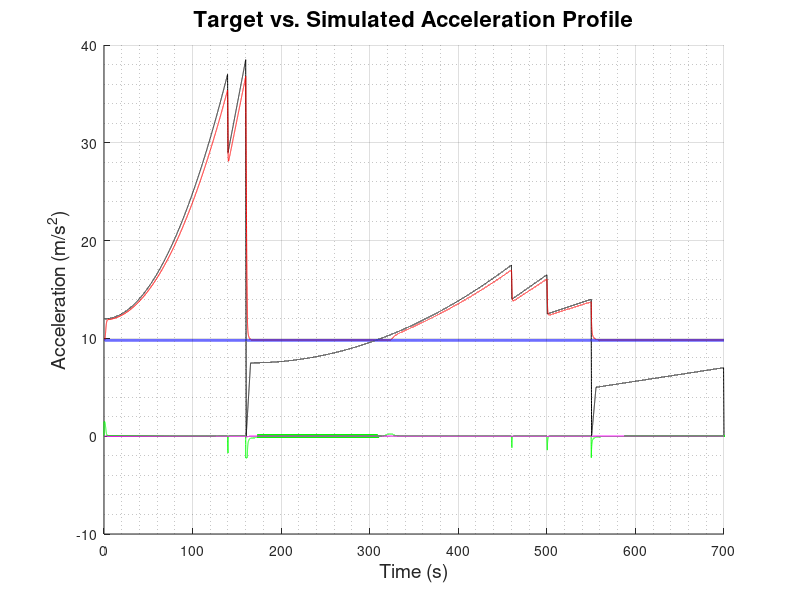

MATLAB code to generate this figure: (Note: this script raises an error after producing the figure.)
%% Define Constants
k = 0.063; % Motor constant [Vs/rad]
V = 12;    % Applied voltage [V]
R = 0.3;   % Rotor Resistance [ohm]
Tf = 0.2;  % Viscous torque acting against direction of motion [Nm]
I = 61.6;    % Boom inertia [kg*m^2]
m = 12;    % CubeLab mass [kg]
a = 1.5;   % Boom length [m]
b = 0.0635;  % Bucket length [m]
b0 = 0.16; % Radial length of CubeLab [m]
kp = 40;   % Proportional constant
ki = 0.5;    % Integral constant
kd = -0.1;   % Derivative constant
Tp = 120;    % Peak torque [Nm]
Tb = -128;   % Max braking torque [Nm]
Wp = 11;  % Free speed [rad/s]
% Motor follows torque-speed curve where T <= (1-(w/wp))*Tp

%% Define Time Curve
time = 0:0.01:700;

%% Define Target Acceleration Curve
% acc_tgt(1:16001) = (time(1:16001).^2).*(40/25600) + 1; %Estimate of required profile, or a bunch of reasonable profiles
% acc_tgt(16002:20001) = time(16002:20001) * (5/40) -20;
% w_tgt = sqrt(acc_tgt./r); % Convert to target angular velocity

% Piecewise definition
acc_tgt(1) = 12;
acc_tgt(2:13951) = (time(2:13951).^2).*((37-12)/19460) + 12;
acc_tgt(13952:14001) = (time(13952:14001)-139.5).* (-8/0.5) + 37;
acc_tgt(14002:16001) = (time(14002:16001)-140).* (9.5/20) + 29;
acc_tgt(16002:16051) = (time(16002:16051)-160) .*(-38.5/0.5) + 38.5;
acc_tgt(16052:16551) = (time(16052:16551)-160.5) .* (7.5/5);
acc_tgt(16552:46001) = ((time(16552:46001)-165.5).^2) .* (10/86730) +7.5;
acc_tgt(46002:46051) = (time(46002:46051)-460) .*(-3.5/0.5) + 17.5;
acc_tgt(46052:50001) = (time(46052:50001) - 460.5) .* (2.5/39.5) + 14;
acc_tgt(50002:50051) = (time(50002:50051) - 500) .* (-4/0.5) + 16.5;
acc_tgt(50052:55001) = (time(50052:55001) - 500.5) .* (1.5/49.5) + 12.5;
acc_tgt(55002:55051) = (time(55002:55051) - 550) .* (-14/0.5) + 14;
acc_tgt(55052:55551) = (time(55052:55551) - 550.5) .* (5/5) + 0;
acc_tgt(55552:69951) = (time(55552:69951) - 555.5) .* (2/144) + 5;
acc_tgt(69952:70001) = (time(69952:70001) - 699.5) .* (-7/0.5) + 7;

w_tgt = sqrt(acc_tgt./a);  % Convert to target velocity profile


%% Generate Material for Video
fig = figure('position', [100 100 850 600]);

%% Set Initial Conditions
err0 = zeros(3, 70001);   % Error vector for 0 DOF. First row is P, second row I, third row D
err1 = zeros(3, 70001);   % Error vector for 1 DOF. Same rows
T0 = zeros(1, 70001);     % Vector containing torque values for 0 DOF system as function of time
T1 = zeros(1, 70001);     % Torque values for 1 DOF system
phi0 = zeros(2, 70001);   % Vector containing angular velocity for 0 DOF system. First row is angular acceleration, second row angular velocity
phi1 = zeros(3, 70001);   % Angular velocity for 1 DOF system. First row is angular acceleration, second row angular velocity
theta1 = zeros(3, 70001); % Information about bucket angle. First row is acceleration, second row angular velocity, third row position. Ranges from 0 to pi/2
A0 = zeros(3, 70001);     % Component accelerations for 0 DOF system. Positive x towards center of rotation, positive y in direction of rotation, positive z facing up
A1 = zeros(6, 70001);     % Component accelerations for 1 DOF system. Positive x towards bucket joint along theta, positive y in direction of rotation, positive z = y cross x.
                          % Rows 4 and 5 are pre-transformed coordinates
                          % positive x along negative a and positive z up
                          % Row six is at b+b0
A2 = zeros(6, 70001);     % Component accelerations for 1 DOF system. Positive x towards bucket joint along theta, positive y in direction of rotation, positive z = y cross x.
                          % Rows 4 and 5 are pre-transformed coordinates
                          % positive x along negative a and positive z up
                          % Row six is at b+b0
A3 = zeros(6, 46001);     % Component accelerations for 1 DOF system. Positive x towards bucket joint along theta, positive y in direction of rotation, positive z = y cross x.
                          % Rows 4 and 5 are pre-transformed coordinates
                          % positive x along negative a and positive z up
                          % Row six is at b+b0                          

%% Define Velocity Curve
for i = 1:length(time)
%     % Start with 0 DOF system
%     
%     % Calculate angular acceleration using torque from previous timestep
%     if i > 1
%         phi0(1, i) = T0(1, i-1)/(I+m*a^2);
%     else
%         phi0(1, i) = 0;
%     end
%     
%     % Calculate angular velocity using current angular acceleration and
%     % previous angular velocity. Euler's Method
%     if i > 1
%         phi0(2, i) = phi0(1, i)*0.01 + phi0(2, i-1);
%     else
%         phi0(2, i) = 0;
%     end
%     
%     % Calculate component accelerations. Derivation is available on the
%     % team website
%     A0(1, i) = a * phi0(2, i)^2;
%     A0(2, i) = a * phi0(1, i);
%     A0(3, i) = -9.81;
%     
%     % Error calculations
%     % Current error taken by difference of current target and current axial
%     % (x) acceleration
%     err0(1, i) = acc_tgt(i) - A0(1, i);
%     
%     % Integral error is current error plus previous integral error
%     if i > 1
%         err0(2, i) = err0(1, i)*0.01 + err0(2, i-1);
%     else 
%         err0(2, i) = err0(1, i)*0.01;
%     end
%     
%     % Derivative error is current - previous error divided by timestep
%     if i > 1
%         err0(3, i) = (err0(1, i) - err0(1, i-1))/0.01;
%     else
%         % Derivative is current error divided by timestep (previous is 0)
%         err0(3, i) = err0(1, i)/0.01;
%     end
%     
%     % Calcultate closed-loop torque based on acceleration error
%     T0(1, i) = kp*err0(1, i) + ki*err0(2, i) + kd*err0(3, i);
%     
%     % Check for saturation of the motor torque
%     if T0(1, i) > Tp*(1-(phi0(2, i)/Wp))
%         T0(1, i) = Tp * (1-(phi0(2, i)/Wp));
%     elseif T0(1, i) < Tb
%         T0(1, i) = Tb;
%     end
%     
%     % Apply viscous torque
%     T0(1, i) = T0(1,i) + (-1 * Tf * sign(phi0(2, i)));
    
    
    % 1 DOF System
    
    % Start with angular acceleration using previous torque and inertia
    if i > 1
        phi1(1, i) = T1(1, i-1)/(I + m*(a + b*sin(theta1(3, i-1)))^2);
    else
        phi1(1, i) = 0;
    end
    
    % Calculate angular velocity using current acceleration and previous
    % velocity
    if i > 1
        phi1(2, i) = phi1(2, i-1) + phi1(1, i)*0.01;
    else
        phi1(2, i) = 0;
    end
    
    if i > 1
        phi1(3, i) = phi1(3, i-1) + phi1(2, i)*0.01;
    else
        phi1(3, i) = 0;
    end
    
    
    % Determine theta based on component accelerations on the mass
    if i > 1
    theta1(3, i) = atan((-1*A1(4, i-1))/(1*A1(5, i-1)));
    else
        theta1(3, i) = 0;
    end
    
    if theta1(3, i) < 0
        theta1(3, i) = 0;
    end
    
    % Take derivative to find theta dot
    theta1(2, i) = 0;
%     if i > 1
%         theta1(2, i) = (theta1(3, i) - theta1(3, i-1))/0.01;
%     else
%         theta1(2, i) = theta1(3, i)/0.01;
%     end
    
    % Theta double dot = 0 by quasi-static assumption
    theta1(1, i) = 0;
    
    % Find component accelerations using current angular information.
    % Derivations can be found on the team website
    % Start with row 4 (non-transformed x)
    A1(4, i) = (-b*theta1(1, i)*cos(theta1(3, i))) + (b*theta1(2, i)^2*sin(theta1(3, i))) + (phi1(2, i)^2*(a + b*sin(theta1(3, i))));
    % Row 5 (non-transformed z)
    A1(5, i) = (b*theta1(2, i)^2*cos(theta1(3, i))) + (b*theta1(1, i)*sin(theta1(3, i))) - 9.81;
    % Row 2 (y)
    A1(2, i) = (2*b*theta1(2, i)*phi1(2, i)*cos(theta1(3, i))) + (phi1(1, i)*(a + (b * sin(theta1(3, i)))));
    % Row 1 (transformed x)
    A1(1, i) = (A1(4, i) * sin(theta1(3, i))) - (A1(5, i) * cos(theta1(3, i)));
    % Row 3 (transformed z)
    A1(3, i) = +(A1(5, i) * sin(theta1(3, i))) + (A1(4, i) * cos(theta1(3, i)));
    % Row 6
    A1(6, i) = (((-(b+b0)*theta1(1, i)*cos(theta1(3, i))) + ((b+b0)*theta1(2, i)^2*sin(theta1(3, i))) + (phi1(2, i)^2*(a + (b+b0)*sin(theta1(3, i))))) * sin(theta1(3, i))) - ((((b+b0)*theta1(2, i)^2*cos(theta1(3, i))) + ((b+b0)*theta1(1, i)*sin(theta1(3, i))) - 9.81) * cos(theta1(3, i)));

    % Calculate error from average acceleration
    avg = (A1(6, i) + A1(1, i))/2;
    
    % Current error
    err1(1, i) = acc_tgt(i) - avg; %A1(1, i);
    
    if acc_tgt(i) < 9.81
        err1(1, i) = 9.81 - avg; %A1(1, i);
    end
    
    % Integral error
    if i > 1
        err1(2, i) = err1(1, i)*0.01 + err1(2, i-1);
    else
        err1(2, i) = err1(1, i)*0.01;
    end
    
    % Derivative error
    if i > 1
        err1(3, i) = (err1(1, i) - err1(1, i-1))/0.01;
    else
        err1(3, i) = err1(1, i)/0.01;
    end
    
    % Calcultate closed-loop torque based on acceleration error
    T1(1, i) = kp*err1(1, i) + ki*err1(2, i) + kd*err1(3, i);
    
    % Check for saturation of the motor torque
    if T1(1, i) > Tp*(1-(phi1(2, i)/Wp))
        T1(1, i) = Tp * (1-(phi1(2, i)/Wp));
    elseif T1(1, i) < Tb
        T1(1, i) = Tb;
    end
    
    % Check direction of torque
    if err1(1, i) < 0 % Too much acceleration
        if sign(T1(1, i)) == sign(phi1(2, i)) % torque and speed are in the same direction
            T1(1,i) = -1*T1(1, i); % Reverse direction of torque
        end
    end
    
    if phi1(2, i) < 0 % Spinning backwards
        if sign(T1(1, i)) == -1
            T1(1, i) = -1*T1(1, i);
        end
    end
    
    % Apply reaction torque
    T1(1, i) = T1(1,i) + (-1 * Tf * sign(phi1(2, i)));
    
    
    %% Video section
%     if mod(i, 100) == 0
%         clf(fig);
%         subplot(2, 2, 1);
%         plot(time, acc_tgt, 'k');
%         hold on;
%         plot(time(1:i), A1(1,1:i), 'r', time(1:i), A1(2,1:i), 'g', time(1:i), A1(3, 1:i), 'm');
%         xlabel('Time (s)');ylabel('Acceleration (m/s^2)');                                              %
%         legend('Target','A_x', 'A_y', 'A_z', 'Location','northeast');                                   %
%         title('Target vs. Simulated Acceleration Profile');                                     %
%         subplot(2, 2, 2);                                                                               %Uhhh... stuff
%         plot(time, w_tgt, 'k');                                                                         %
%         hold on;                                                                                        %
%         plot(time(1:i), phi1(2, 1:i), 'r');
%         xlabel('Time (s)');ylabel('Angular Velocity (rad/s)');
%         legend('Target', 'Simulated', 'Location', 'southeast');
%         title('Target vs. Simulated Velocity Profile');
%         subplot(2,2,[3,4]);
%         axis equal;
%         plot([0,1.5,1.5,0,0], [-0.05,-0.05,0.05,0.05,-0.05], 'k')
%         hold on;
%         plot([1.5, 1.5+0.15*sin(theta1(3, i))], [0, -0.15*cos(theta1(3, i))], 'k'); %Sling
%         s1 = sin(theta1(3, i));
%         c1 = cos(theta1(3, i));
%         plot([1.5+(0.15-.08128)*s1-0.103*c1, 1.5+(0.15+.08128)*s1-0.103*c1, 1.5+(0.15+.08128)*s1+0.103*c1, 1.5+(0.15-.08128)*s1+.103*c1, 1.5+(0.15-.08128)*s1-.103*c1], [-(.15-.08128)*c1-.103*s1, -(.15+.08128)*c1-.103*s1, -(.15+.08128)*c1+.103*s1, -(.15-.08128)*c1+.103*s1, -(.15-.08128)*c1-.103*s1],'r');
%         M(i/100) = getframe(fig);
%     end
end

%% Debug
debug = [T1; phi1; theta1; A1; acc_tgt; err1];


%% PLOTS
earthGrav = zeros(1,length(time));
earthGrav(:) = 9.80665;
clf;

% % Target vs. Accel/Velocity Subplot
% figure(1);
% subplot(1,2,1);
% plot(time, acc_tgt, 'k', time, A1(1, :), 'r', time, A1(2, :), 'g', time, A1(3, :), 'm');
% hold on;
% %plot(time, sqrt(9.81^2 + (phi1(2, :).^2 .* (a + b*sin(theta1(3, :)))).^2), 'c');
% xlabel('Time (s)');ylabel('Acceleration (m/s^2)');
% legend('Target','A_x', 'A_y', 'A_z', 'Location','northeast');
% title('Target vs. Simulated Acceleration Profile');
% shg;
% 
% subplot(1,2,2);
% plot(time, w_tgt, 'k', time, phi1(2, :), 'r');
% xlabel('Time (s)');ylabel('Angular Velocity (rad/s)');
% legend('Target', 'Simulated', 'Location', 'southeast');
% title('Target vs. Simulated Velocity Profile');
% shg;

% Target vs. Accel Solo
figure(1)
hold on;
plot(time,acc_tgt,'k',time,A1(1,:),'r',time,A1(2,:),'g',...
    time,A1(3,:),'m',time,earthGrav,'b','LineWidth',1.5);
grid on
grid minor
xlabel('Time (s)','FontSize',14);
ylabel('Acceleration (m/s^2)','FontSize',14);
title('Target vs. Simulated Acceleration Profile','FontSize',16);
subtitle('Multi-stage Rocket Launch to LEO','FontSize',14);
legend('Target','Sim. A_x','Sim. A_y','Sim. A_z','Earth Gravity (1G)',...
    'Location','northeast','FontSize',12);
hold off
shg;

% Accel Spread Across Exp.
figure(2);
hold on
plot(time,acc_tgt,'k--',time, A1(1,:),'r',time,A1(6,:),'b','LineWidth',1.5);
grid on
grid minor
xlabel('Time (s)','FontSize',14);
ylabel('Acceleration (m/s^2)','FontSize',14);
title('Acceleration Along Radial Distance of Exp. Enclosure','FontSize',16);
subtitle('Multi-stage Rocket Launch to LEO','FontSize',14);
legend('Target','Near Side of Enclosure','Far Side of Enclosure',...
    'Location','northeast','FontSize',12);
hold off
shg;

% Example Accel Curve
figure(3);
hold on
plot(time,acc_tgt,'k',time,earthGrav,'b','LineWidth',1.5);
grid on
grid minor
xlabel('Time (s)','FontSize',14);
ylabel('Acceleration (m/s^2)','FontSize',14);
title('Example Acceleration Curve vs. Time','FontSize',16);
subtitle('Multi-stage Rocket Launch to LEO','FontSize',14);
legend('Launch Acceleration','Earth Gravity (1G)','Location','best',...
    'FontSize',12);
hold off
shg;

%% Process Video
% close all;
% [h, w, p] = size(M(1).cdata);
% hf = figure;
% set(hf, 'position', [150 150 w h]);
% axis off;
% movie(hf, M);
% mplay(M);

% set prev err to 0 for start
% int_err(0) = 0;
% 
% Propagate at time i:
% Find error at time i
%     Compare w(i) to w_tgt(i)
%     Save as curr_err(i)
%     add curr_err as int_err(i)
%     diff_err(i) = curr_err(i) - curr_err(i-1);
%         curr_err, only for the first step
% use err(i) to find torque based on PID constants to get T
% 
% dw = (T - tf)/inertia
% w(i+1) = w(i)+ delta.t * dw

%     % Calculate errors
%     err(1, i) = w_tgt(i) - w(i); % Find current error based on target and current velocity
%     if i == 1
%         err(2, i) = err(1, i); % to account for first iteration
%     else
%         err(2, i) = err(2, i) + err(2, i-1); % Add current error to previous integral
%     end
%     if i == 1
%         err(3, i) = err(1, i);
%     else
%         err(3, i) = (err(1, i) - err(1, i-1))/0.01; % Take difference of error
%     end
%     % Calculate torque
%     T(i) = kp*err(1, i) + ki*err(2, i) + kd*err(3, i);
%     % Account for saturation
%     if T(i) > (1-(w(i)/Wp))*Tp
%         T(i) = (1-(w(i)/Wp))*Tp;
%     end
%     dw = (T(i) - Tf)/I;
%     w(i+1) = w(i) + 0.01*dw;